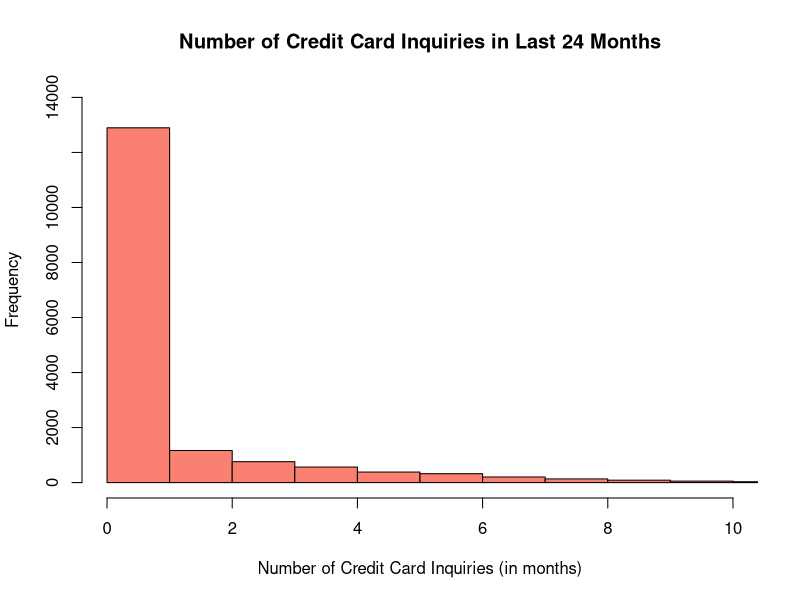
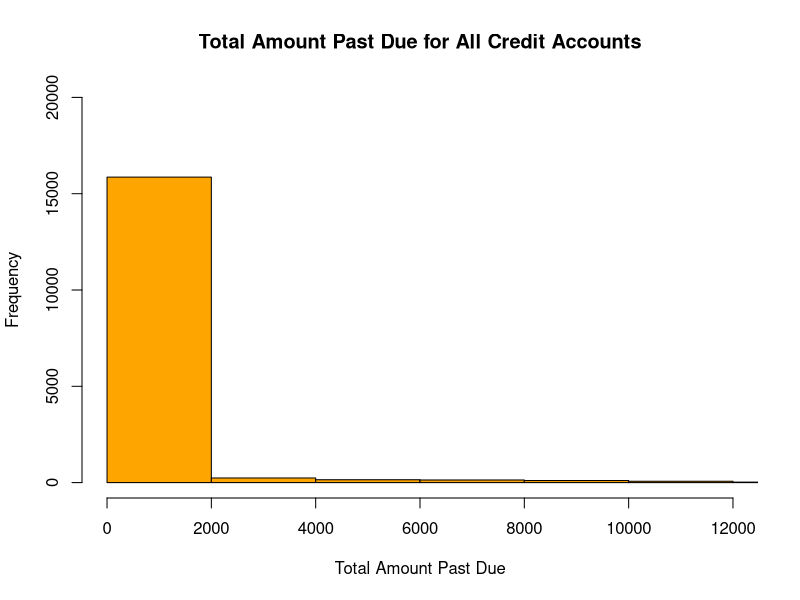
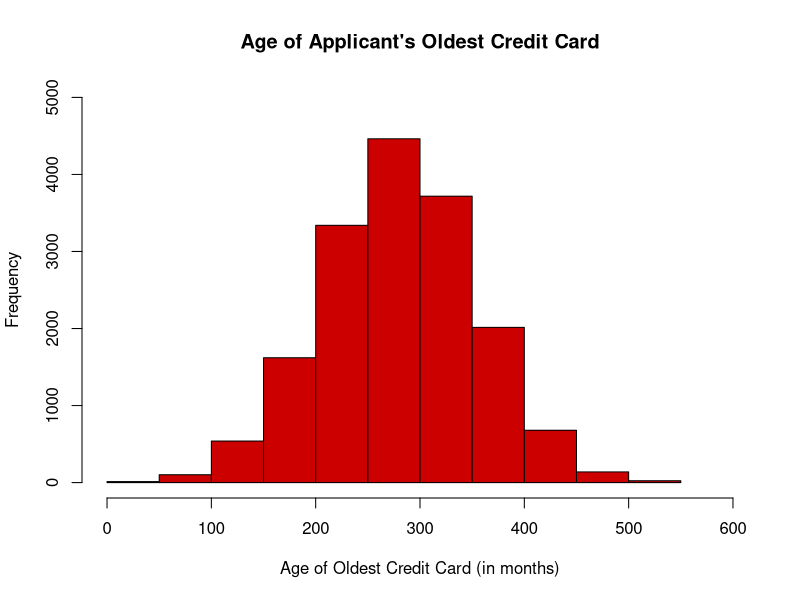
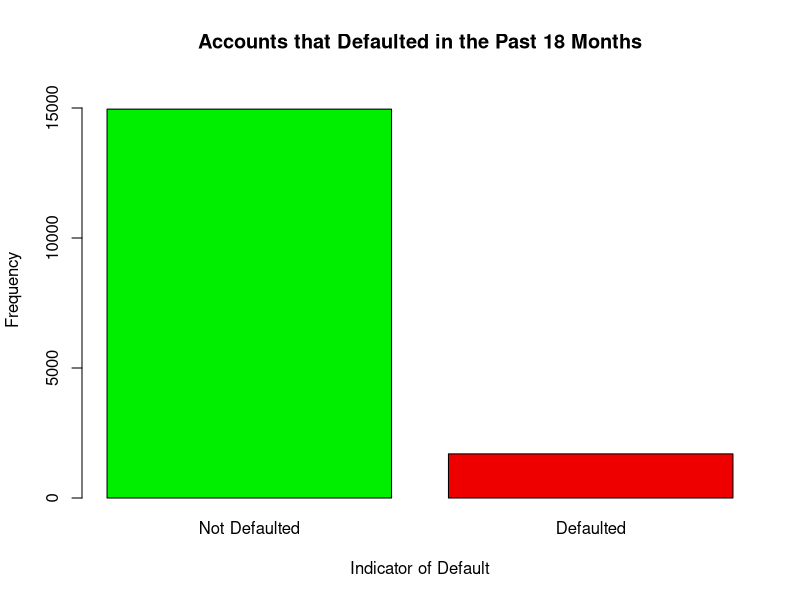
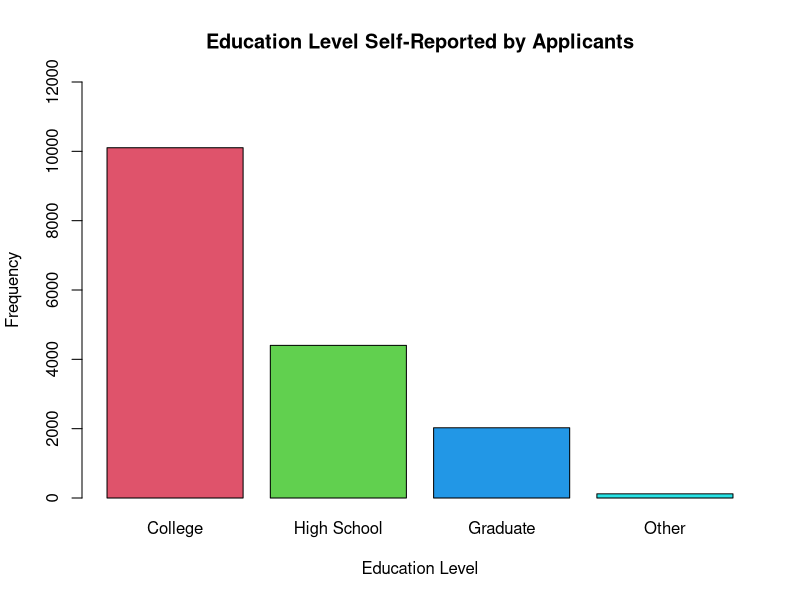
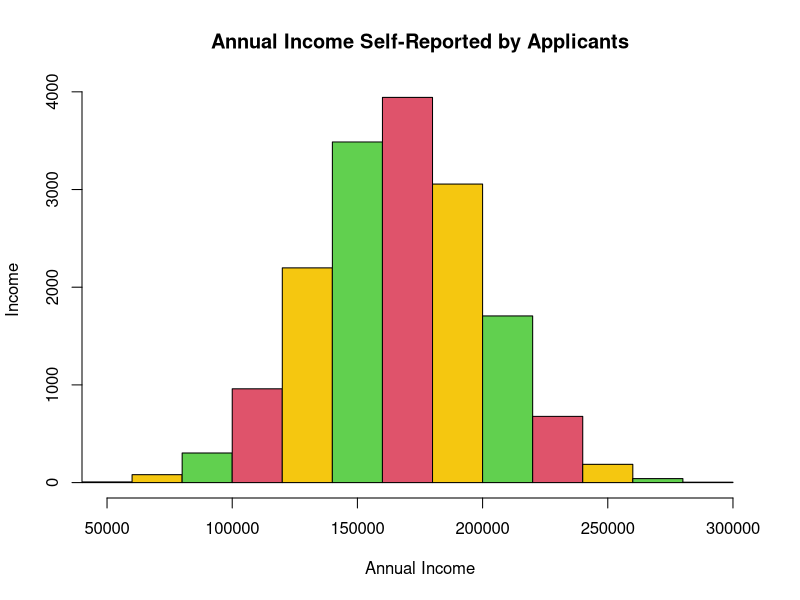

R code for these plots, in order:
## ---- chunk 1
# Custom options for knitting
knitr::opts_chunk$set(
  message = FALSE,
  warning = FALSE,
  error = FALSE, 
  fig.align = "center",
  cache = FALSE
) 
## ---- chunk 2
setwd("C:/Users/Peter/Documents/College Documents/DATA 180/Data 180 Peter Guma/DATA-180-PETER-GUMA")
data <- read.csv("loan_default_data_set.csv")
library(dplyr)
library(ggplot2)
## ---- chunk 3
dim(data)
## ---- chunk 4
# is.na(data) #hidden for knit
sum(is.na(data$pct_card_over_50_uti))/20000
sum(is.na(data$rep_income))/20000
## ---- chunk 5
refined_data <- na.omit(data)
dim(refined_data)
## ---- chunk 6
summary(refined_data)
## ---- chunk 7
hist(refined_data$num_card_inq_24_month, xlab="Number of Credit Card Inquiries (in months)", main="Number of Credit Card Inquiries in Last 24 Months", xlim=c(0,10), ylim=c(0,14000), col="salmon")

hist(refined_data$tot_amount_currently_past_due, xlab="Total Amount Past Due", main="Total Amount Past Due for All Credit Accounts", xlim=c(0,12000), ylim=c(0,20000), col="orange")

hist(refined_data$credit_age, xlab="Age of Oldest Credit Card (in months)", main="Age of Applicant's Oldest Credit Card", xlim=c(0,600), ylim=c(0,5000), col="red3")
## ---- chunk 8
barplot(table(refined_data$Def_ind), names.arg=c("Not Defaulted", "Defaulted"), xlab="Indicator of Default", ylab="Frequency", main="Accounts that Defaulted in the Past 18 Months", ylim=c(0,16000), col=c("green2","red2"))
## ---- chunk 9
barplot(sort(table(refined_data$rep_education), decreasing=TRUE), names.arg=c("College", "High School", "Graduate", "Other"), xlab="Education Level", ylab="Frequency", main="Education Level Self-Reported by Applicants", ylim=c(0,12000), col=c(2,3,4,5))
## ---- chunk 10
hist(refined_data$rep_income, xlab="Annual Income", ylab="Income", main="Annual Income Self-Reported by Applicants", xlim=c(50000, 300000), col=c(19,26,31))
## ---- chunk 11
